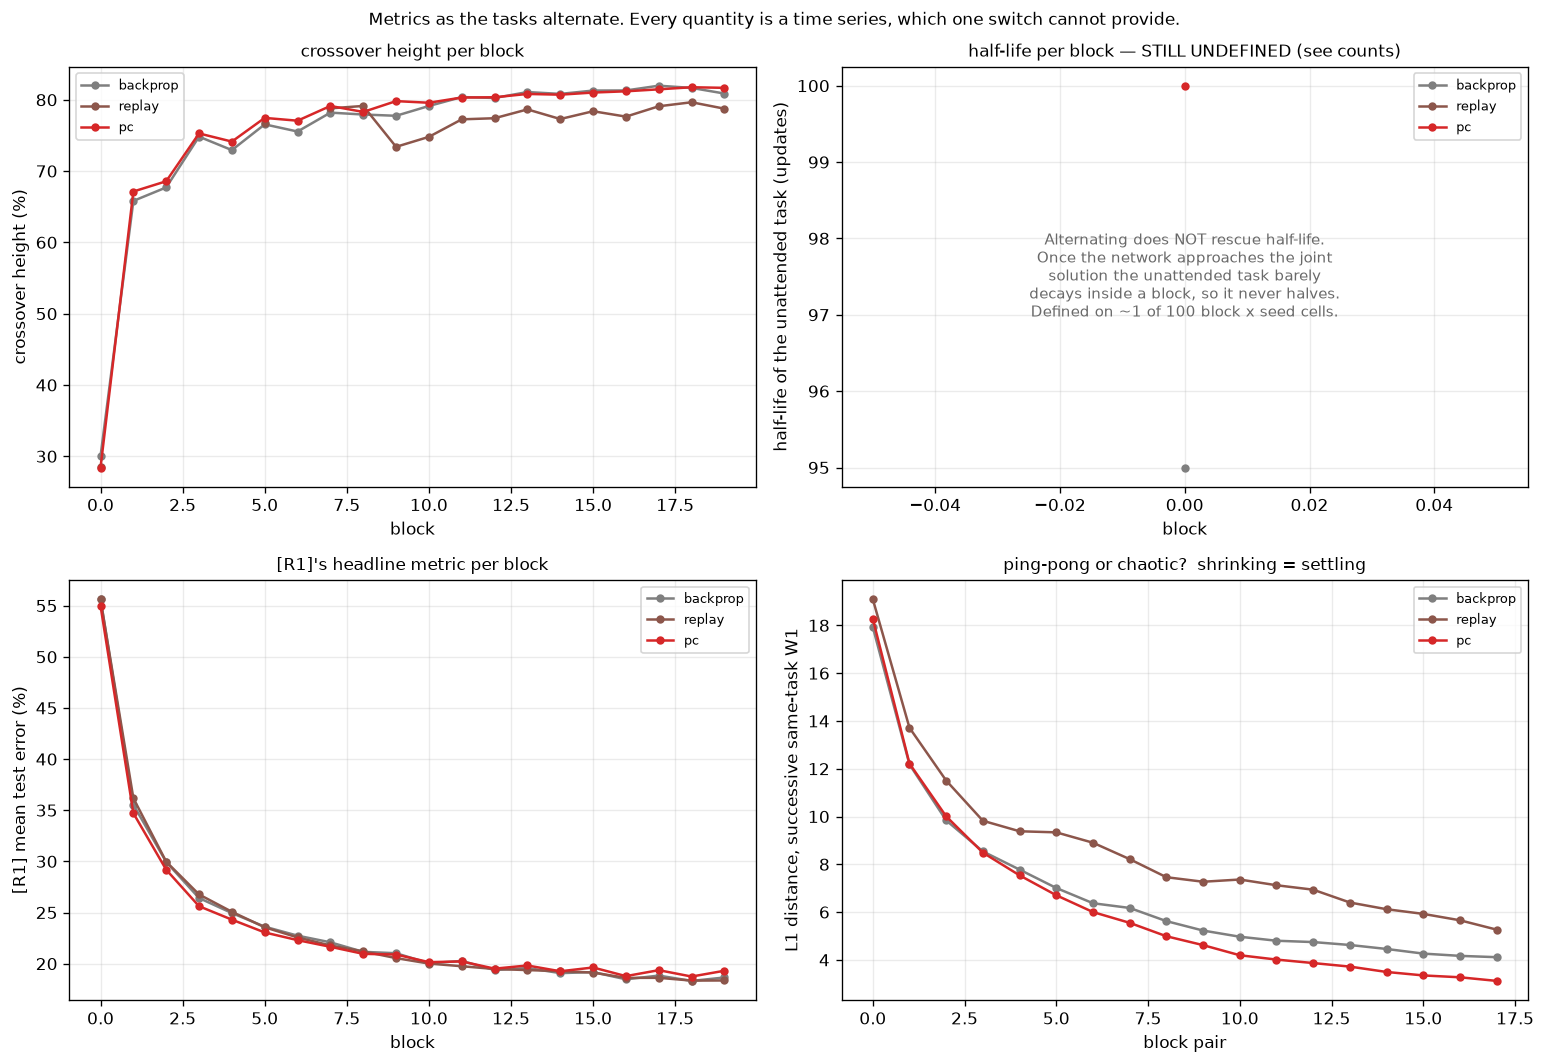

Here is the Python script that generated this plot:
"""What happens when the two tasks alternate many times instead of switching once?

WHY THIS IS A DIFFERENT QUESTION FROM THE A SERIES
    Every comparison so far ran ONE switch: learn task 1, learn task 2, measure. That measures a
    single displacement. Alternating the tasks repeatedly asks whether the network is converging
    on a joint solution or merely being dragged back and forth, and it is the schedule [R1] Fig
    4d actually uses -- so it is also the closest this project comes to their protocol.

    Two outcomes are distinguishable and neither is obvious in advance:
      CONVERGING  each cycle ends closer to a state that serves both tasks. Accuracy on the
                  unattended task decays less each time, the (task1, task2) trajectory spirals
                  IN toward the joint corner, and successive same-task weight states get closer.
      PING-PONG   the network oscillates between two fixed solutions, one per task, learning
                  nothing cumulative. The trajectory traces a closed loop rather than a spiral,
                  and successive same-task weight states stop converging.
      CHAOTIC     successive same-task weight states neither converge nor repeat -- the network
                  keeps finding new solutions and the weight-space picture wanders.

    The weight trace separates these directly: the distance between the weight state at the end
    of one task-1 block and the end of the NEXT task-1 block goes to zero if it is ping-ponging
    or converging, and does not if it is chaotic.

WHAT IS MEASURED, PER BLOCK, SO EVERY QUANTITY IS A TIME SERIES
    crossover height  the accuracy at which the two curves meet WITHIN that block. In a task-2
                      block task 1 falls through task 2; in a task-1 block the reverse, so the
                      arguments are swapped and the same geometric quantity is recovered.
    half-life         updates for the UNATTENDED task to fall to half its value at block start.
                      MEASURED AND FOUND UNUSABLE HERE TOO: defined on ~1 of 100 block x seed
                      cells. Once the network approaches the joint solution the unattended task
                      barely decays inside a block, so it never halves. Alternating does not
                      rescue the metric; it is reported so that is on the record rather than
                      assumed either way.
    mean test error   [R1]'s headline number, per block and cumulative. Reported throughout
                      because their claim is made in it -- and it rewards fast learning and low
                      forgetting together, so it is never read alone.

DEVIATIONS FROM THE PROTOCOL, STATED
    * The schedule. tasks = [T1, T2] x N_CYCLES instead of one switch.
    * A shorter budget per block than the calibrated time-to-competence, so a block cannot fully
      erase the other task and the cycle structure is visible.
    * EqProp dropped: ~350x backprop per update makes 3000 updates per seed impractical, and the
      question is about the schedule rather than about that rule.
"""
import sys
import time
from pathlib import Path

ROOT = Path(__file__).resolve().parents[1]
sys.path.insert(0, str(ROOT))

import numpy as np
import matplotlib.pyplot as plt
from matplotlib.collections import LineCollection

from src.protocol import (PROTOCOL, load, build, replace,
                          figure_path as _figure_path, array_path as _array_path)
from src.runner import run_classil
from src.probes import weight_trace_probe
from src.metrics import crossover, half_life, mean_test_error
from src.plotting import plot_learning_curves

SMOKE = "--smoke" in sys.argv


def _tag(f, s):
    own = Path(f).resolve() == Path(__file__).resolve()
    return (s + "_SMOKE").lstrip("_") if (SMOKE and own) else s


def figure_path(f, s=""):      # noqa: F811
    return _figure_path(f, _tag(f, s))


def array_path(f, s=""):       # noqa: F811
    return _array_path(f, _tag(f, s))


# ---------------------------------------------------------------- settings
METHODS = ["backprop", "replay", "pc"]
COLORS = {"backprop": "tab:gray", "replay": "tab:brown", "pc": "tab:red"}
TASK_COLORS = ["tab:orange", "tab:blue"]
N_CYCLES = 10                  # 10 of each task -> 20 blocks
BLOCK = 150                    # updates per block; deliberately below time-to-competence
SEEDS, EVAL_EVERY, TRACE_EVERY = 5, 5, 5
ILLUS_SEED, ILLUS_LAYER = 0, "W1"

HIDDEN = int(np.load(_array_path(str(ROOT / "experiments" /
                                     "41_capacity_vs_hidden_width.py")))["chosen"])
z51 = np.load(_array_path(str(ROOT / "experiments" /
                              "51_matching_the_rules_on_learning_speed.py")))
LR = {m: float(v) for m, v in zip(z51["methods"], z51["lr"])}
PC_STEPS = int(z51["pc_steps"])

if SMOKE:
    SEEDS, N_CYCLES, BLOCK = 2, 3, 30
    print("--smoke: tiny budget, results are NOT meaningful\n")

N_BLOCKS = 2 * N_CYCLES
print(f"H = {HIDDEN} | domain-IL | {N_BLOCKS} blocks x {BLOCK} updates "
      f"({N_BLOCKS * BLOCK} total) | {SEEDS} seeds | {', '.join(METHODS)}")
print("  question: does repeated switching converge on a joint solution, ping-pong, "
      "or wander?\n")

base = replace(PROTOCOL, hidden=HIDDEN, scenario="domain_il", stop_threshold=None,
               max_iters_per_task=BLOCK, eval_every=EVAL_EVERY, seeds=SEEDS)


def settle_kw(m):
    return dict(steps=PC_STEPS) if m == "pc" else {}


# ---------------------------------------------------------------- run
REPLOT = "--replot" in sys.argv and Path(array_path(__file__)).exists()

if REPLOT:
    z = np.load(array_path(__file__), allow_pickle=True)
    curves = {m: z[f"argmax_{m}"] for m in METHODS}
    steps, switches = z["steps"], list(z["switches"])
    xh = {m: z[f"xh_{m}"] for m in METHODS}
    hl = {m: z[f"hl_{m}"] for m in METHODS}
    me = {m: z[f"me_{m}"] for m in METHODS}
    same_task_gap = {m: z[f"gap_{m}"] for m in METHODS}
    traces = {m: z[f"trace_{m}"] for m in METHODS}
    print("--replot: from saved arrays, no training\n")
else:
    data = load(base)
    curves, traces, t0 = {}, {}, time.perf_counter()
    for m in METHODS:
        proto = replace(base, lr={m: LR[m]})
        rows, tr_seed0 = [], None
        for seed in range(SEEDS):
            t12 = proto.tasks(seed)
            sched = [t12[i % 2] for i in range(N_BLOCKS)]     # T1, T2, T1, T2, ...
            lmap = proto.label_map(t12)
            handle = {}
            ts, pr = build(proto, m, seed, handle=handle, **settle_kw(m))
            wrapped, tr = (weight_trace_probe(ts, handle["params"], keys=(ILLUS_LAYER,),
                                              every=TRACE_EVERY)
                           if seed == ILLUS_SEED else (ts, None))
            out = run_classil(
                wrapped, pr, sched, data.train, data.class_idx,
                report_eval=data.report_eval, stop_eval=data.stop_eval,
                max_iters_per_task=BLOCK, batch=proto.batch, eval_every=EVAL_EVERY,
                device=proto.device, stop_threshold=None, data_seed=seed, label_map=lmap)
            # every even column is the same class set, likewise every odd one, so two columns
            # carry everything: column 0 is task 1's accuracy, column 1 is task 2's
            rows.append(out["curves"]["argmax"][:, :2])
            if tr is not None:
                tr_seed0 = np.stack(tr[ILLUS_LAYER])
        steps, switches = out["steps"], out["switches"]
        curves[m] = np.stack(rows)
        traces[m] = tr_seed0
        print(f"  {m:10s} done  [{time.perf_counter() - t0:5.0f}s]")

    # ---- per-block metrics -------------------------------------------------
    xh, hl, me, same_task_gap = {}, {}, {}, {}
    bounds = [0] + list(switches)
    for m in METHODS:
        A = curves[m] * 100
        X = np.full((SEEDS, N_BLOCKS), np.nan)
        H = np.full((SEEDS, N_BLOCKS), np.nan)
        E = np.full((SEEDS, N_BLOCKS, 2), np.nan)
        for r in range(SEEDS):
            for b in range(N_BLOCKS):
                sel = (np.asarray(steps) > bounds[b]) & (np.asarray(steps) <= bounds[b + 1])
                if sel.sum() < 3:
                    continue
                s_b, c_b = np.asarray(steps)[sel], A[r][sel]
                trained, other = b % 2, 1 - b % 2
                # the task NOT being trained is the one that decays in this block
                X[r, b] = crossover(s_b, c_b[:, other], c_b[:, trained], after=bounds[b])[1]
                H[r, b] = half_life(s_b, c_b[:, other], after=bounds[b],
                                    peak=c_b[0, other]) or np.nan
                E[r, b] = mean_test_error(s_b, c_b / 100.0, after=bounds[b])
        xh[m], hl[m], me[m] = X, H, E
        # ping-pong vs chaotic: distance between the weight state at the end of one task-1
        # block and the end of the next task-1 block. Converging or ping-ponging -> shrinks.
        T = traces[m]
        idx = [min(int(round(bounds[b + 1] / TRACE_EVERY)) - 1, len(T) - 1)
               for b in range(N_BLOCKS)]
        ends = T[idx]
        same_task_gap[m] = np.array([np.abs(ends[b + 2] - ends[b]).sum()
                                     for b in range(N_BLOCKS - 2)])

# ---------------------------------------------------------------- readings
print(f"\n  PER-BLOCK METRICS, mean over {SEEDS} seeds "
      f"(blocks alternate: even = task 1 trained, odd = task 2 trained)")
print(f"  {'rule':10s} {'block':>6s} {'crossover':>10s} {'half-life':>10s} "
      f"{'mean err t1':>12s} {'mean err t2':>12s}")
for m in METHODS:
    for b in sorted({0, 1, N_BLOCKS // 2, N_BLOCKS // 2 + 1, N_BLOCKS - 2, N_BLOCKS - 1}):
        print(f"  {m:10s} {b:6d} {np.nanmean(xh[m][:, b]):10.1f} "
              f"{np.nanmean(hl[m][:, b]):10.1f} "
              f"{np.nanmean(me[m][:, b, 0]) * 100:12.1f} "
              f"{np.nanmean(me[m][:, b, 1]) * 100:12.1f}")

# HOW OFTEN IS EACH METRIC EVEN DEFINED? Both censor, and both censor in the direction that
# flatters the better rule: crossover is undefined when the two curves never meet inside a
# block, half-life when the unattended task never loses half its value there. A rule that is
# retaining well produces MORE undefined blocks, so a mean over the defined ones is taken over
# that rule's worst blocks. Print the counts before any trend is read off the series.
print(f"\n  DEFINED ON HOW MANY OF {N_BLOCKS * SEEDS} block x seed cells?")
print(f"  {'rule':10s} {'crossover':>12s} {'half-life':>12s}")
for m in METHODS:
    print(f"  {m:10s} {int(np.isfinite(xh[m]).sum()):8d}/{N_BLOCKS * SEEDS:<4d}"
          f" {int(np.isfinite(hl[m]).sum()):8d}/{N_BLOCKS * SEEDS:<4d}")
print("  An undefined block is a RESULT: the curves did not meet, or the unattended task did")
print("  not halve. Read the trend only where the count is high; a series computed from a few")
print("  surviving blocks is a series about those blocks.")

print(f"\n  DOES IT CONVERGE?  crossover height, first cycle -> last cycle")
for m in METHODS:
    a = np.nanmean(xh[m][:, :2]); b_ = np.nanmean(xh[m][:, -2:])
    print(f"  {m:10s} {a:6.1f}%  ->  {b_:6.1f}%   ({b_ - a:+5.1f})")

print(f"\n  DOES IT SETTLE IN WEIGHT SPACE?  L1 distance between successive same-task")
print(f"  {ILLUS_LAYER} states (seed {ILLUS_SEED}). Shrinking = converging or ping-ponging;")
print(f"  flat = still finding new solutions each cycle.")
for m in METHODS:
    g = same_task_gap[m]
    print(f"  {m:10s} first {g[0]:8.2f}  last {g[-1]:8.2f}  ratio {g[-1] / g[0]:5.2f}")

print(f"\n  [R1]'s MEAN TEST ERROR over the whole run (lower better), per task:")
for m in METHODS:
    print(f"  {m:10s} task 1 {np.nanmean(me[m][:, :, 0]) * 100:5.1f}%   "
          f"task 2 {np.nanmean(me[m][:, :, 1]) * 100:5.1f}%   "
          f"mean {np.nanmean(me[m]) * 100:5.1f}%")
print("  Reported because [R1]'s claim is made in this number. It rewards fast learning and")
print("  low forgetting together and cannot separate them, so it is never read alone.")

# ---------------------------------------------------------------- figures
blocks_shade = [(bounds[b], bounds[b + 1], b % 2) for b in range(N_BLOCKS)] \
    if not REPLOT else [(switches[b - 1] if b else 0, switches[b], b % 2)
                        for b in range(N_BLOCKS)]
plot_learning_curves(steps, curves, METHODS, figure_path(__file__, "accuracy"),
                     blocks=blocks_shade, ncols=1, task_colors=TASK_COLORS,
                     task_labels=["task 1", "task 2"],
                     title=f"Accuracy under {N_BLOCKS} alternating blocks of {BLOCK} updates",
                     legend_kw=dict(loc="upper left", bbox_to_anchor=(1.02, 1), frameon=False))

# ---- the spiral --------------------------------------------------------
fig, axes = plt.subplots(1, len(METHODS), figsize=(5.0 * len(METHODS), 5.2))
for ax, m in zip(np.atleast_1d(axes), METHODS):
    A = curves[m] * 100
    for r in range(A.shape[0]):
        ax.plot(A[r, :, 0], A[r, :, 1], color="gray", lw=0.6, alpha=0.25)
    M = A.mean(0)
    pts = M.reshape(-1, 1, 2)
    seg = np.concatenate([pts[:-1], pts[1:]], axis=1)
    lc = LineCollection(seg, cmap="viridis", lw=2.4,
                        norm=plt.Normalize(0, len(M)))
    lc.set_array(np.arange(len(M)))
    ax.add_collection(lc)
    ax.plot(M[0, 0], M[0, 1], "o", color="k", ms=8, label="start")
    ax.plot(M[-1, 0], M[-1, 1], "s", color="k", ms=8, label="end")
    ax.plot([100, 0], [0, 100], ls=":", color="gray", lw=1)
    ax.set_xlim(-2, 102); ax.set_ylim(-2, 102); ax.set_aspect("equal")
    ax.set_xlabel("task 1 accuracy (%)"); ax.set_ylabel("task 2 accuracy (%)")
    ax.set_title(m, fontsize=11); ax.grid(alpha=0.25)
np.atleast_1d(axes)[0].legend(fontsize=8, loc="lower left")
fig.colorbar(lc, ax=np.atleast_1d(axes).tolist(), label="evaluation index (time)",
             fraction=0.02)
fig.suptitle("THE TRAJECTORY: task 1 against task 2 accuracy under repeated switching. "
             "Colour = time.\nSpiralling IN toward the upper-right = converging on a joint "
             "solution. A closed loop = ping-ponging between two solutions.", fontsize=10)
fig.savefig(figure_path(__file__, "spiral"), dpi=120, bbox_inches="tight")
print(f"saved {figure_path(__file__, 'spiral')}")

# ---- metrics over blocks + the weight-space question --------------------
fig, axes = plt.subplots(2, 2, figsize=(13.0, 9.0))
bx = np.arange(N_BLOCKS)
for m in METHODS:
    axes[0][0].plot(bx, np.nanmean(xh[m], 0), "o-", color=COLORS[m], ms=4, label=m)
    axes[0][1].plot(bx, np.nanmean(hl[m], 0), "o-", color=COLORS[m], ms=4, label=m)
    axes[1][0].plot(bx, np.nanmean(me[m], 0).mean(1) * 100, "o-", color=COLORS[m], ms=4,
                    label=m)
    axes[1][1].plot(np.arange(len(same_task_gap[m])), same_task_gap[m], "o-",
                    color=COLORS[m], ms=4, label=m)
axes[0][0].set_ylabel("crossover height (%)"); axes[0][0].set_xlabel("block")
axes[0][0].set_title("crossover height per block", fontsize=10)
axes[0][1].set_ylabel("half-life of the unattended task (updates)")
axes[0][1].set_xlabel("block")
axes[0][1].set_title("half-life per block — STILL UNDEFINED (see counts)", fontsize=10)
axes[0][1].annotate(
    "Alternating does NOT rescue half-life.\nOnce the network approaches the joint\n"
    "solution the unattended task barely\ndecays inside a block, so it never halves.\n"
    "Defined on ~1 of 100 block x seed cells.",
    xy=(0.5, 0.5), xycoords="axes fraction", ha="center", va="center", fontsize=9,
    color="dimgray")
axes[1][0].set_ylabel("[R1] mean test error (%)"); axes[1][0].set_xlabel("block")
axes[1][0].set_title("[R1]'s headline metric per block", fontsize=10)
axes[1][1].set_ylabel(f"L1 distance, successive same-task {ILLUS_LAYER}")
axes[1][1].set_xlabel("block pair")
axes[1][1].set_title("ping-pong or chaotic?  shrinking = settling", fontsize=10)
for ax in axes.ravel():
    ax.grid(alpha=0.25); ax.legend(fontsize=8)
fig.suptitle("Metrics as the tasks alternate. Every quantity is a time series, which one "
             "switch cannot provide.", fontsize=10)
fig.tight_layout()
fig.savefig(figure_path(__file__), dpi=120, bbox_inches="tight")
print(f"saved {figure_path(__file__)}")

# ---- crossover against half-life ---------------------------------------
fig, ax = plt.subplots(figsize=(6.4, 5.6))
for m in METHODS:
    x, y = np.nanmean(xh[m], 0), np.nanmean(hl[m], 0)
    ok = np.isfinite(x) & np.isfinite(y)
    ax.scatter(x[ok], y[ok], c=bx[ok], cmap="viridis", s=52,
               edgecolor=COLORS[m], linewidth=1.8, label=m)
ax.set_xlabel("crossover height (%)"); ax.set_ylabel("half-life (updates)")
ax.set_title("Crossover against half-life, one point per block. Fill = block index (time),\n"
             "outline = rule. Movement up-right over time means both metrics improving.",
             fontsize=10)
ax.grid(alpha=0.25); ax.legend(fontsize=8)
fig.tight_layout()
fig.savefig(figure_path(__file__, "metric_scatter"), dpi=120, bbox_inches="tight")
print(f"saved {figure_path(__file__, 'metric_scatter')}")

if not SMOKE and not REPLOT:
    np.savez(array_path(__file__), steps=steps, switches=switches,
             methods=np.array(METHODS), n_blocks=N_BLOCKS, block=BLOCK,
             **{f"argmax_{m}": curves[m] for m in METHODS},
             **{f"xh_{m}": xh[m] for m in METHODS},
             **{f"hl_{m}": hl[m] for m in METHODS},
             **{f"me_{m}": me[m] for m in METHODS},
             **{f"gap_{m}": same_task_gap[m] for m in METHODS},
             **{f"trace_{m}": traces[m] for m in METHODS})
    print(f"saved {array_path(__file__)}")
